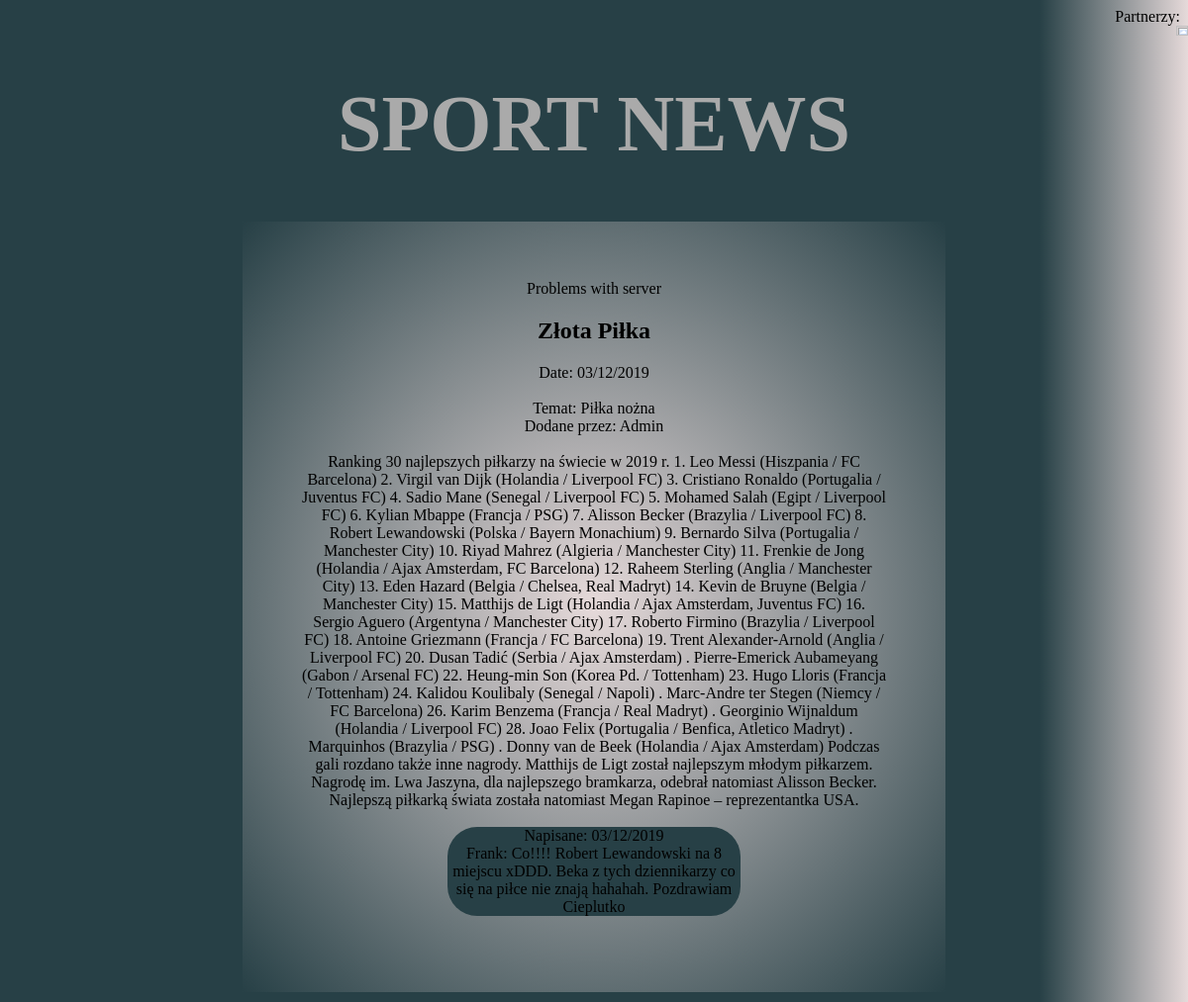
The app's page /comment.php?ID_ART=17 with its own data.
### tables this page shows
CREATE TABLE `articles` (
  `ID_ART` bigint(20) UNSIGNED NOT NULL,
  `ID_USER_ART` int(3) NOT NULL,
  `TITLE_ART` varchar(255) NOT NULL,
  `TEXT_ART` text NOT NULL,
  `DATE_ART` date NOT NULL,
  `ID_SUB_ART` int(3) NOT NULL
);

CREATE TABLE `subjects` (
  `ID_SUB` bigint(20) UNSIGNED NOT NULL,
  `NAME_SUB` varchar(20) NOT NULL
);

CREATE TABLE `users` (
  `ID_USER` bigint(20) UNSIGNED NOT NULL,
  `EMAIL_USER` varchar(40) NOT NULL,
  `PASS_USER` varchar(60) NOT NULL,
  `PERMIS_USER` int(1) NOT NULL,
  `FIRST_USER` varchar(30) NOT NULL,
  `LAST_USER` varchar(40) NOT NULL
);

CREATE TABLE `comments` (
  `ID_COM` bigint(20) UNSIGNED NOT NULL,
  `ID_ART_COM` int(3) NOT NULL,
  `ID_USER_COM` int(3) NOT NULL,
  `TEXT_COM` text NOT NULL,
  `DATE_COM` date NOT NULL
);

### comment.php (the view, shortened to what this page needs)
<head>
</head>
<body>
<div class="head">     <div class="left"> Partnerzy:<br>
    <a  href="https://www.sistematurismo.it/"><img target="_blank" class="pi" src="http://www.erasmusproject.pl/wp-content/uploads/2017/06/sistema_turismo.png"></a>
          </div>
    <h1 style="font-family:fantasy;font-size:500%;"><a  href="index.php">SPORT NEWS</a></h1>
	<div class="art">
		<?PHP
			include('conn.php');
			$article=$_GET['ID_ART'];
			$sql="SELECT * FROM ARTICLES WHERE ID_ART=$article";
			$result=mysqli_query($link,$sql);
			$art=mysqli_fetch_array($result);
			echo "<h2>".$art['TITLE_ART']."</h2>";
			echo "<div class='text'>";
			echo "<div class='date'>Date: ".change_date($art['DATE_ART'])."</div><br/>";
			$user_art=$art['ID_USER_ART'];
			$sub=$art['ID_SUB_ART'];
			$sub_articles=mysqli_query($link,"SELECT NAME_SUB FROM subjects WHERE ID_SUB='$sub'");
			$sow = mysqli_fetch_array($sub_articles);
			$new_subject=$sow['NAME_SUB'];
			echo "<div class='sub'>Temat: ".$new_subject."</div>";
			$user_articles=mysqli_query($link,"SELECT FIRST_USER FROM users WHERE ID_USER='$user_art'");
			$now = mysqli_fetch_array($user_articles);
			$user_name=$now['FIRST_USER'];
			echo "<div class='usr'>Dodane przez: ".$user_name."</div><br/>";
			echo $art['TEXT_ART'];
			echo "</div>";
			echo "<br/>";
			$sql="SELECT * FROM COMMENTS WHERE ID_ART_COM=$article ORDER BY DATE_COM DESC, ID_COM DESC";
			$result=mysqli_query($link,$sql);
			$rows=mysqli_num_rows($result);
			if($rows>0){
				while($com=mysqli_fetch_array($result)){
					echo "<div class='comm'>";
					echo "<div class='com_date'>Napisane: ".change_date($com['DATE_COM'])."</div>";
					$id_usr=$com['ID_USER_COM'];
					$sql="SELECT * FROM USERS WHERE ID_USER=$id_usr";
					$great=mysqli_query($link,$sql);
					$u=mysqli_fetch_array($great);
					echo "<div class='com_usr'>".$u['FIRST_USER'].": ".$com['TEXT_COM']."</div>";
					echo "</div><br/>";
				}
			}
		?>
	</div>
</div>
</body>

### stylee.css (style rules this page uses)
.left { text-align: right; left: 90%; }

### comment.php (style rules this page uses)
body { background: linear-gradient(to right, #274046, #274046,#274046, #274046,#274046, #274046,#274046,#274046, #e6dada); font-family:fantasy; }
h1 { text-align:center; }
.comm { background-color: #274046; border-radius: 30px; width: 50%; margin: 0 auto; }
.pi { text-align: right; width:10%; height: 10%; position: absolute; left: 90%; }
.art { background:radial-gradient(#e6dada,#274046); text-align:center; margin:0 20% 10px 20%; padding: 5%; color:#000000; }
a { color: #aaa; text-decoration: none }

### records on screen
articles: TITLE_ART "Złota Piłka", DATE_ART "03/12/2019", TEXT_ART "Ranking 30 najlepszych piłkarzy na świecie w 2019 r. 1. Leo Messi (Hiszpania / FC Barcelona) 2. Virgil van Dijk (Holandia / Liverpool FC) 3. Cristiano Ronaldo (Portugalia / Juventus FC) 4. Sadio Mane (Senegal / Liverpool FC) 5. Mohamed Salah (Egipt / Liverpool FC) 6. Kylian Mbappe (Francja / PSG) 7. Alisson Becker (Brazylia / Liverpool FC) 8. Robert Lewandowski (Polska / Bayern Monachium) 9. Bernardo Silva (Portugalia / Manchester City) 10. Riyad Mahrez (Algieria / Manchester City) 11. Frenkie de Jong (Holandia / Ajax Amsterdam, FC Barcelona) 12. Raheem Sterling (Anglia / Manchester City) 13. Eden Hazard (Belgia / Chelsea, Real Madryt) 14. Kevin de Bruyne (Belgia / Manchester City) 15.…"
subjects: NAME_SUB "Piłka nożna"
users: FIRST_USER "Admin"
comments: DATE_COM "03/12/2019", users.FIRST_USER "Frank", TEXT_COM "Co!!!! Robert Lewandowski na 8 miejscu xDDD. Beka z tych dziennikarzy co się na piłce nie znają hahahah. Pozdrawiam Cieplutko"
